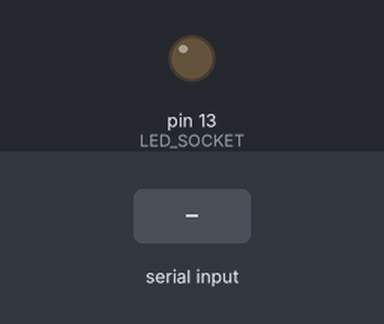
The sketch below on a simulated Arduino Uno, built with avr-gcc and run on an emulated ATmega328P. Shown: output pins drawn as LEDs (lit = HIGH). The inputs (shaded band) are chosen by the test bench.

Above: at 1.2 s.
1.3 s: "1" received over Serial
At 2.1 s:
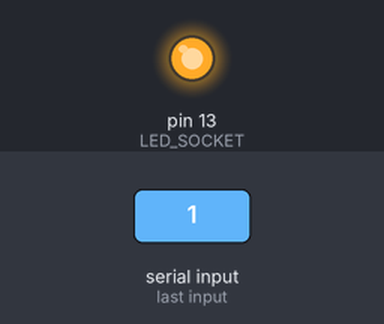
2.8 s: "0" received over Serial
At 3.2 s:
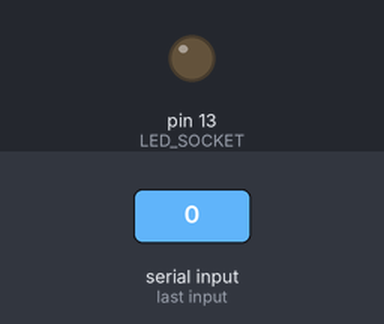
Timing chart, 0 to 5.8 s (numbered marks = the images above; inputs shaded):
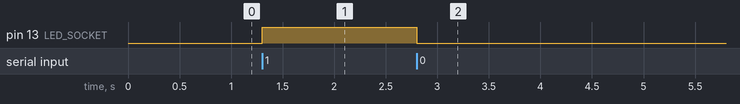

The sketch:

write_sample.ino
```cpp
int LED_SOCKET = 13;
char ch = '0';

void setup() {
  Serial.begin(9600);
  pinMode(LED_SOCKET, OUTPUT);
}

void loop() {
  if(Serial.available() > 0){
    ch = Serial.read();
    if (ch == '1') {
        digitalWrite(LED_SOCKET, HIGH);
    } else if (ch == '0') {
        digitalWrite(LED_SOCKET, LOW);
    }
  }
}
```

Measured:
- after the input at 1.3 s, pin 13 (LED_SOCKET): LOW → HIGH at once
- after the input at 2.8 s, pin 13 (LED_SOCKET): HIGH → LOW at once
